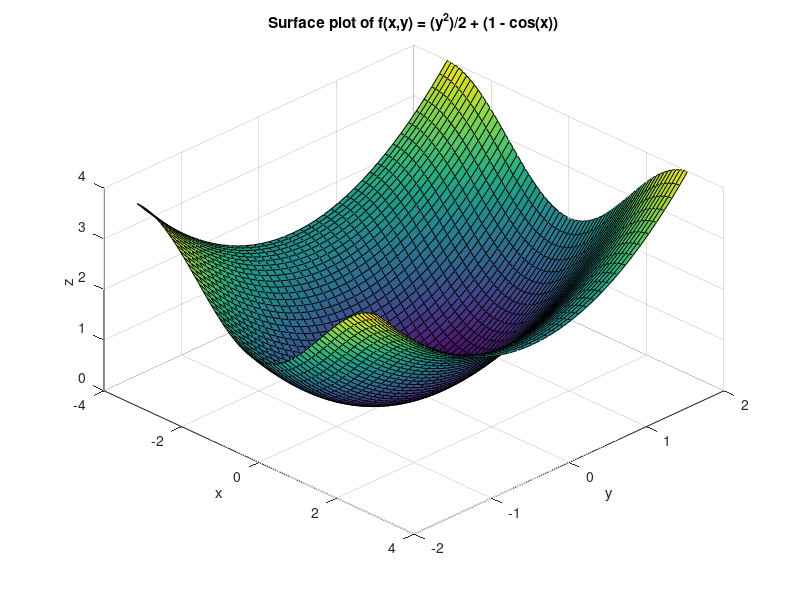

Here is the MATLAB script that generated this plot:
clc, clearvars, close all

% % Create a surface plot of the function
% % f(x,y) = ((y^2)/2) + (1 - cos(x)) for -pi < x < pi and -2 < y < 2

% % Define the range for x and y
% x = linspace(-pi, pi, 100);
% y = linspace(-2, 2, 100);

% % Create a grid of x and y values
% [X, Y] = meshgrid(x, y);

% % Define the function
% Z = (Y.^2)/2 + (1 - cos(X));

% % Create a surface plot
% figure;
% surf(X, Y, Z);
% title('Surface plot of f(x,y) = (y^2)/2 + (1 - cos(x))');
% xlabel('x');
% ylabel('y');
% zlabel('f(x,y)');




% Create a meshgrid of the x and y values
[X, Y] = meshgrid(-pi:0.1:pi,-2:0.1:2);

% Calculate the function values at each meshgrid point
Z = (Y.^2)/2 + (1 - cos(X));

% Create a surface plot using the `surf` function
surf(X,Y,Z);

% Set the axis limits
%axis([-pi pi -2 2]);

% Add a title and labels to the plot
title('Surface plot of f(x,y) = (y^2)/2 + (1 - cos(x))');
xlabel('x');
ylabel('y');
zlabel('z');

% Display the plot
view(45,45);
